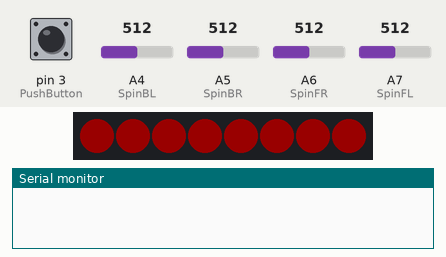
A sketch run on a simulated Arduino Nano, built with avr-gcc and run on an emulated ATmega328P. Shown: 8 RGB LEDs in strip order, left to right, the last lines printed to the serial monitor. Inputs (shaded band) come from the test bench; at power-on: pin 3 (PushButton) HIGH, A4 (SpinBL) = 512, A5 (SpinBR) = 512, A6 (SpinFR) = 512, A7 (SpinFL) = 512. Dim RGB values are drawn brighter than linear; colours are those a GRB WS2812 strip shows for the declared byte order; EEPROM starts erased.

Above: at 2.1 s.
2.2 s: pin 3 (PushButton) pulled LOW for 3.2 s
At 3.8 s:
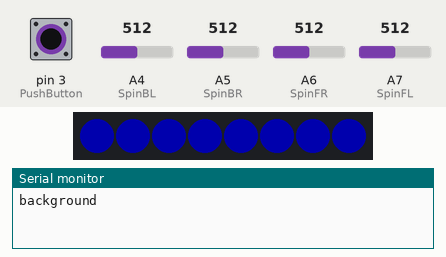
At 6.1 s:
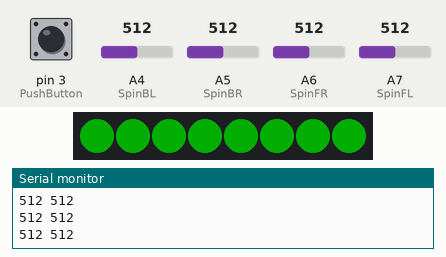
6.9 s: pin 3 (PushButton) pulled LOW for 0.15 s
At 10.6 s:
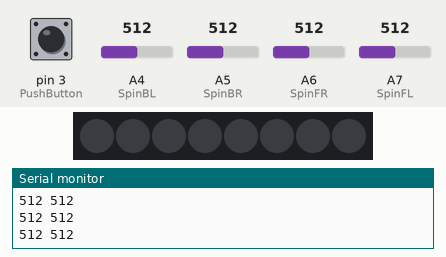
Timing chart, 0 to 12.1 s (numbered marks = the images above; inputs shaded):
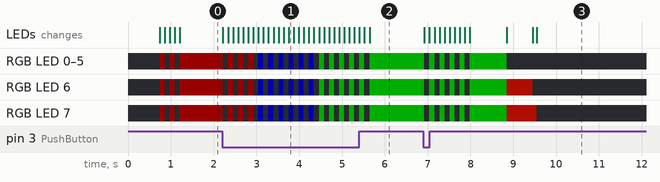

Measured:
- after the input at 2.2 s, RGB LED 0–7: RGB(25, 0, 0) → off at once, → RGB(25, 0, 0) 0.12 s later, → off 0.12 s later, → RGB(25, 0, 0) 0.12 s later, … (30 changes in this stretch); the LEDs: first change at once (image 1 shows a later state)
- after the input at 6.9 s, RGB LED 0, RGB LED 1: goes 4 × (off 0.12 s, RGB(0, 50, 0) 0.12 s), off 0.12 s, RGB(0, 50, 0) 0.86 s, then off, starting at once

The sketch:

kalibrasi.ino
```cpp
#include "sensor.h"

Sensor mysensor;
void setup(){
    pinMode(3, INPUT_PULLUP);
    Serial.begin(115200);
    FastLED.addLeds<LED_TYPE, LED_PIN, COLOR_ORDER>(leds, NUM_LEDS);
    FastLED.setBrightness(BRIGHTNESS);
    mysensor.init(true);
    mysensor.calibrateLine();
}
void loop(){

}
```

definitions.cpp
```cpp
#include "definitions.h"

void (*resetFunc)(void) = 0;
CRGB leds[NUM_LEDS] = {
    CRGB(0, 0, 0),
    CRGB(0, 0, 0),
    CRGB(0, 0, 0),
    CRGB(0, 0, 0),
    CRGB(0, 0, 0),
    CRGB(0, 0, 0),
    CRGB(0, 0, 0),
    CRGB(0, 0, 0),
};

int EEPROMReadInt(int address)
{
    long byte1 = EEPROM.read(address);
    long byte2 = EEPROM.read(address + 1);
    return ((byte2 << 0) & 0xFF) + ((byte1 << 8) & 0xFFFF);
}

void EEPROMWriteInt(int address, int value)
{
    byte byte1 = value >> 8;
    byte byte2 = value & 0xFF;
    EEPROM.write(address, byte1);
    EEPROM.write(address + 1, byte2);
}

void interruptSetup()
{
    // Initializes Timer2 to throw an interrupt every 2mS.
    // TCCR0A = 0b00100010; // DISABLE PWM ON DIGITAL PINS 3 AND 11, AND GO INTO CTC MODE
    // TCCR0B = 0b00000101; // DON'T FORCE COMPARE, 1024 PRESCALER
    // OCR0A = 194;         // SET THE TOP OF THE COUNT TO 194 FOR 40Hz SAMPLE RATE
    // TIMSK0 = 0b00000011; // ENABLE INTERRUPT ON MATCH BETWEEN TIMER2 AND OCR2A
    // TIFR0 = 0b00000011;  // CLEAR THE INTERRUPT FLAG
    // sei();               // MAKE SURE GLOBAL INTERRUPTS ARE ENABLED
}

void blink_led(int times, int delay_time, CRGB color)
{
    for (int i = 0; i < times * 2; i++)
    {
        if (i % 2 == 0)
            for (int i = 0; i < NUM_LEDS; i++)
            {
                leds[i] = CRGB::Black;
                FastLED.show();
            }
        else
            for (int i = 0; i < NUM_LEDS; i++)
            {
                leds[i] = color;
                FastLED.show();
            }
        delay(100);
    }
}

void led_running(int times, int delay_time, CRGB color)
{
    int shift = 0;
    for (int j = 0; j < times * 10; j++)
    {
        for (int i = 0; i < NUM_LEDS; i++)
        {
            if (i <= shift && i > shift - 4)
            {
                leds[i] = color;
                FastLED.show();
            }
            else
            {
                leds[i] = CRGB(0, 0, 0);
                FastLED.show();
            }
            delay(delay_time);
            // FastLED.show();
        }
        shift++;
        if (shift >= NUM_LEDS + 2)
            shift = 0;
    }
}
int make_safe(int val)
{
    if (val > 255)
        return 255;
    else if (val < 0)
        return 0;
    else
        return val;
}
// Button::Button()
// {
//     interruptSetup();
//     cli();
// }
// void Button::start()
// {
//     sei();
// }
// void Button::stop()
// {
//     cli();
// }
// void Button::update()
// {
//     uint32_t time = 0;
//     if (digitalRead(PushButton))
//     {
//         if (button_pressed)
//         {
//             uint32_t temp = millis();
//             if (temp - press_start > RESET_PRESS && button_flag == false)
//             {
//                 button_flag = true;
//                 blink_led(5, 300, CRGB(230, 00, 0));
//                 resetFunc();
//             }
//             else
//             {
//                 time = temp - press_start;
//             }
//         }
//         else
//         {
//             button_pressed = true;
//             press_start = millis();
//         }
//     }
//     else
//     {
//         button_pressed = false;
//         button_flag = false;
//         short_pressed = false;
//         // medium_pressed = false;
//         long_pressed = false;
//     }

//     if (time > LONG_PRESS)
//     {
//         blink_led(5, 300, CRGB(200, 200, 0));
//         __longPressFunc();
//         long_pressed = true;
//     }
//     else if (time > MEDIUM_PRESS)
//     {
//         // blink_led(5, 300, CRGB(150, 250, 0));
//         // __mediumPressFunc();
//         // medium_pressed = true;
//     }
//     else if (time > SHORT_PRESS)
//     {
//         blink_led(5, 300, CRGB(0, 250, 0));
//         __shortPressFunc();
//         short_pressed = true;
//     }
// }
// void Button::attachShortPress(void (*f)(void))
// {
//     __shortPressFunc = f;
// }
// // void Button::attachMediumPress(void (*f)())
// // {
// //     __mediumPressFunc = f;
// // }
// void Button::attachLongPress(void (*f)(void))
// {
//     __longPressFunc = f;
// }

// // Button myPB = Button();
// // ISR(TIMER0_COMPA_vect)
// // {
// //     myPB.update();
// // }
```

definitions.h
```cpp
#ifndef definitions_h
#define definitions_h
#include <FastLED.h>
#include "Arduino.h"
#include <EEPROM.h>
// LED
#define LED_PIN 12
#define LED_TYPE WS2812B
#define NUM_LEDS 8
#define COLOR_ORDER RGB
#define BRIGHTNESS 50
// PUSH BUTTON
#define UPDATES_PER_SECOND 100
#define LONG_PRESS 3000
#define MEDIUM_PRESS 1000
#define SHORT_PRESS 300
#define RESET_PRESS 5000

//PIN
#define Relay 13
#define PushButton 3 // push button //PCINT0 //should be input pullup

extern CRGB leds[NUM_LEDS];
extern void blink_led(int times, int delay_time, CRGB color);
extern void led_running(int times, int delay_time, CRGB color);
void interruptSetup();
extern int make_safe(int val);
extern int EEPROMReadInt(int address);
extern void EEPROMWriteInt(int address, int value);
static void (*__shortPressFunc)(void);
// static void (*__mediumPressFunc)(void);
static void (*__longPressFunc)(void);
// class Button
// {
//     bool button_flag = false;
//     bool button_pressed = false;
//     uint32_t press_start = 0;
//     bool short_pressed = false;
//     // bool medium_pressed = false;
//     bool long_pressed = false;

// public:
//     Button();
//     void attachShortPress(void (*f)());
//     // void attachMediumPress(void (*f)());
//     void attachLongPress(void (*f)());
//     void start();
//     void stop();
//     void update();
// };

// extern Button myPB;

#endif
```

sensor.cpp
```cpp
#include "sensor.h"

void Sensor::init(bool debug)
{
    pinMode(PushButton, INPUT_PULLUP);
    pinMode(Trig, OUTPUT);
    pinMode(Echo, INPUT);
    pinMode(MUXData, INPUT);
    pinMode(MUXPinA, OUTPUT);
    pinMode(MUXPinB, OUTPUT);
    pinMode(MUXPinC, OUTPUT);
    this->DEBUG = debug;
}

void Sensor::setMux(int index)
{
    digitalWrite(MUXPinA, MUX[index][0]);
    digitalWrite(MUXPinB, MUX[index][1]);
    digitalWrite(MUXPinC, MUX[index][2]);
}

void Sensor::calibrateLine()
{
    int shift = 0;
    bool button_state = false;
    for (int j = 0; j < 30; j++)
    {
        for (int i = 0; i < NUM_LEDS; i++)
        {
            if (i <= shift && i > shift - 4)
            {
                leds[i] = CRGB(255, 255, 0);
                FastLED.show();
            }
            else
            {
                leds[i] = CRGB(0, 0, 0);
                FastLED.show();
            }
        }
        shift++;
        if (shift >= NUM_LEDS + 2)
            shift = 0;
    }
    digitalWrite(LED_BUILTIN, HIGH);
    // read line first, then read the background
    int line_[12] = {0, 0, 0, 0, 0, 0, 0, 0, 0, 0, 0, 0};
    int background_[12] = {0, 0, 0, 0, 0, 0, 0, 0, 0, 0, 0, 0};
    // int counter = 0;
    blink_led(3, 200, CRGB::Green);

    while (digitalRead(PushButton))
    {
        line_[8] = analogRead(SpinFL);
        // Serial.print(line_[8]);
        // Serial.print(" ");
        line_[9] = analogRead(SpinFR);
        // Serial.print(line_[9]);
        // Serial.print(" ");
        // Serial.println();
        delay(10);
    }
    blink_led(3, 200, CRGB::Green);
    while (digitalRead(PushButton))
    {

        background_[8] = analogRead(SpinFL);
        // Serial.print(background_[8]);
        // Serial.print(" ");
        background_[9] = analogRead(SpinFR);
        // Serial.print(background_[9]);
        // Serial.print(" ");
        // Serial.println();
        delay(10);
    }

    // Serial.println("calibrating");
    // Serial.println("line");
    blink_led(3, 200, CRGB::Blue);

    while (digitalRead(PushButton))
    {
        for (int i = 0; i < 8; i++)
        {
            setMux(i);
            delayMicroseconds(10);
            line_[i] = analogRead(MUXData);
            // Serial.print(line_[i]);
            // Serial.print(" ");
        }
        delay(10);
    }

    Serial.println("background");

    blink_led(3, 150, CRGB::Blue);

    Serial.println("background");
    while (digitalRead(PushButton))
    {
        for (int i = 0; i < 8; i++)
        {
            setMux(i);
            delayMicroseconds(10);
            background_[i] = analogRead(MUXData);
            // Serial.print(background_[i]);
            // Serial.print(" ");
        }
        delay(10);
    }
    this->calibrated = true;
    if (line_[0] < background_[0])
        line_high = false;
    else
        line_high = true;
    for (int i = 0; i < 10; i++)
    {
        if (line_high)
        {
            max_line[i] = line_[i];
            min_line[i] = background_[i];
        }
        else
        {
            max_line[i] = background_[i];
            min_line[i] = line_[i];
        }
    }
    // save_calibration();
    blink_led(3, 150, CRGB::Red);
    while (digitalRead(PushButton))
    {
        line_[10] = analogRead(SpinBL);
        // Serial.print(line_[10]);
        // Serial.print(" ");
        line_[11] = analogRead(SpinBR);
        // Serial.print(line_[11]);
        // Serial.print(" ");
        // Serial.println();
        delay(10);
    }
    blink_led(3, 150, CRGB::Red);
    while (digitalRead(PushButton))
    {
        background_[10] = analogRead(SpinBL);
        Serial.print(background_[10]);
        Serial.print(" ");
        background_[11] = analogRead(SpinBR);
        Serial.print(background_[11]);
        Serial.print(" ");
        Serial.println();
        delay(10);
    }
    blink_led(5, 150, CRGB::Red);
    this->calibrated = true;

    for (int i = 10; i < 12; i++)
    {
        if (line_high)
        {
            max_line[i] = line_[i];
            min_line[i] = background_[i];
        }
        else
        {
            max_line[i] = background_[i];
            min_line[i] = line_[i];
        }
    }
    save_calibration();
    shift = 0;
    for (int j = 0; j < 30; j++)
    {
        for (int i = 0; i < NUM_LEDS; i++)
        {
            if (i <= shift && i > shift - 4)
            {
                leds[i] = CRGB(25, 255, 0);
                FastLED.show();
            }
            else
            {
                leds[i] = CRGB(0, 0, 0);
                FastLED.show();
            }
        }
        shift++;
        if (shift >= NUM_LEDS + 2)
            shift = 0;
    }

    digitalWrite(LED_BUILTIN, LOW);
    for (int i = 0; i < 8; i++)
    {
        leds[i] = CRGB(0, 0, 0);
        FastLED.show();
        delay(100);
    }
}

void Sensor::save_calibration()
{
    for (int i = 0; i < 12; i++)
    {
        EEPROMWriteInt(i * sizeof(int), max_line[i]);
        EEPROMWriteInt(i * sizeof(int) + 12 * sizeof(int), min_line[i]);
    }
}

void Sensor::read_calibration()
{
    for (int i = 0; i < 12; i++)
    {
        max_line[i] = EEPROMReadInt(i * sizeof(int));
        min_line[i] = EEPROMReadInt(i * sizeof(int) + 12 * sizeof(int));
    }
}

bool Sensor::is_line_high()
{
    return this->line_high;
}
// bool Sensor::readlinebool(int index)
// {
//     // IF THE SENSOR DETECT LINE THE VALUE WILL BE 1
//     // ELSE 0
//     noInterrupts();
//     setMux(index);
//     delayMicroseconds(10);
//     sensors[index] = analogRead(MUXData);
//     if (this->calibrated)
//     {
//         if (sensors[index] > (max_line[index] - min_line[index]) / 2 + min_line[index])
//             if (line_high)
//                 return 1;
//             else
//                 return 0;
//         else if (line_high)
//             return 0;
//         else
//             return 1;
//     }
//     else
//     {
//         if (sensors[index] > 750)
//             if (line_high)
//                 return 1;
//             else
//                 return 0;
//         else if (line_high)
//             return 0;
//         else
//             return 1;
//     }
// }

// read ultrasonic and return in cm
// float Sensor::read_ultrasonic()
// {
//     digitalWrite(Trig, LOW);
//     delayMicroseconds(2);
//     digitalWrite(Trig, HIGH);
//     delayMicroseconds(10);
//     digitalWrite(Trig, LOW);
//     float duration = pulseIn(Echo, HIGH);
//     float distance = duration / (29.1 * 2);
//     return distance;
// }
```

sensor.h
```cpp
#ifndef SENSOR_H
#define SENSOR_H
#include "definitions.h"

// sensors pin without mux or i2c  I/O expander
// #define sp1 A0
// #define sp2 A1
// #define sp3 A2
// #define sp4 A3
// #define sp5 A4
// #define sp6 A5
// #define sp7 A6
// #define sp8 A7
#define PushButton 3
#define MUXData A0
#define MUXPinA A1
#define MUXPinB A2
#define MUXPinC A3
#define SpinFL A7
#define SpinFR A6
#define SpinBL A4
#define SpinBR A5
#define SFL 8
#define SFR 9
#define SBL 10
#define SBR 11
// ultrasonic pin
#define Trig 5 // PD5 //output
#define Echo 4 // PD4 //input
static unsigned char MUX[8][3] = {
    {0, 0, 0},
    {1, 0, 0},
    {0, 1, 0},
    {1, 1, 0},
    {0, 0, 1},
    {1, 0, 1},
    {0, 1, 1},
    {1, 1, 1}};

class Sensor
{
    /*
    TODO:
    1. save calibration to eeprom  // MAX_LINE WRITTEN FROM INDEX 0-7(times sizeof(int))
    2. read calibration from eeprom // MIN_LINE WRITTEN FROM INDEX 8-15(times sizeof(int))
    */
private:
    bool DEBUG;
    int sensors[12];
    // to save the calibration
    int max_line[12];
    int min_line[12];
    bool calibrated = false;
    bool line_high = false;
    void save_calibration();
    void read_calibration();
    void setMux(int);

public:
    bool is_line_high();
    void init(bool debug = true);
    // to calibrate the line sensor for readlinebool
    void calibrateLine();
    // to read the line sensor, SENSOR SHOULD BE CALIBRATED!
    //  1 = LINE FOUND
    //  0 = LINE NOT FOUND
    bool readlinebool(int index);
    // read ultrasonic and return in cm
    float read_ultrasonic();
};
#endif
```
